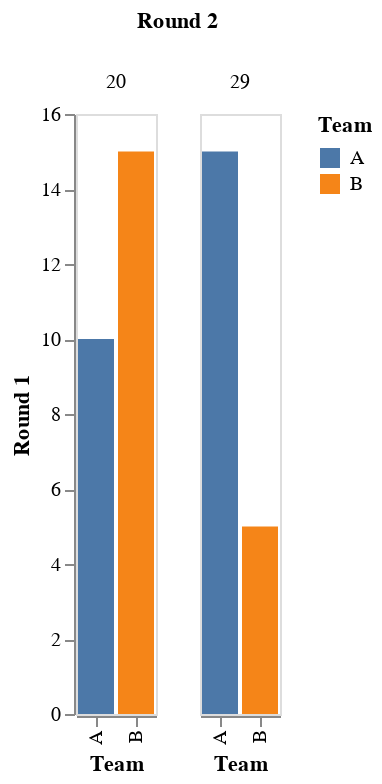

Write notebook code for a chart like this one.
### Code cell
gp_chart = alt.Chart(data).mark_bar().encode(
    alt.Column('Round 2'), alt.X('Team'),
    alt.Y('Round 1', axis=alt.Axis(grid=False)),
    alt.Color('Team'))
  
gp_chart.display()

### Figure 1 — Vega-Lite specification as saved in the notebook (floating-point values rounded to 4 significant figures)
{"config": {"view": {"continuousWidth": 400, "continuousHeight": 300}}, "data": {"name": "data-034bc13d535566bb2a6b5bd64819a848"}, "mark": "bar", "encoding": {"color": {"field": "Team", "type": "nominal"}, "column": {"field": "Round 2", "type": "quantitative"}, "x": {"field": "Team", "type": "nominal"}, "y": {"axis": {"grid": false}, "field": "Round 1", "type": "quantitative"}}, "$schema": "https://vega.github.io/schema/vega-lite/v4.17.0.json", "datasets": {"data-034bc13d535566bb2a6b5bd64819a848": [{"Team": "A", "Round 1": 10, "Round 2": 20}, {"Team": "B", "Round 1": 5, "Round 2": 29}, {"Team": "A", "Round 1": 15, "Round 2": 29}, {"Team": "B", "Round 1": 15, "Round 2": 20}]}}
